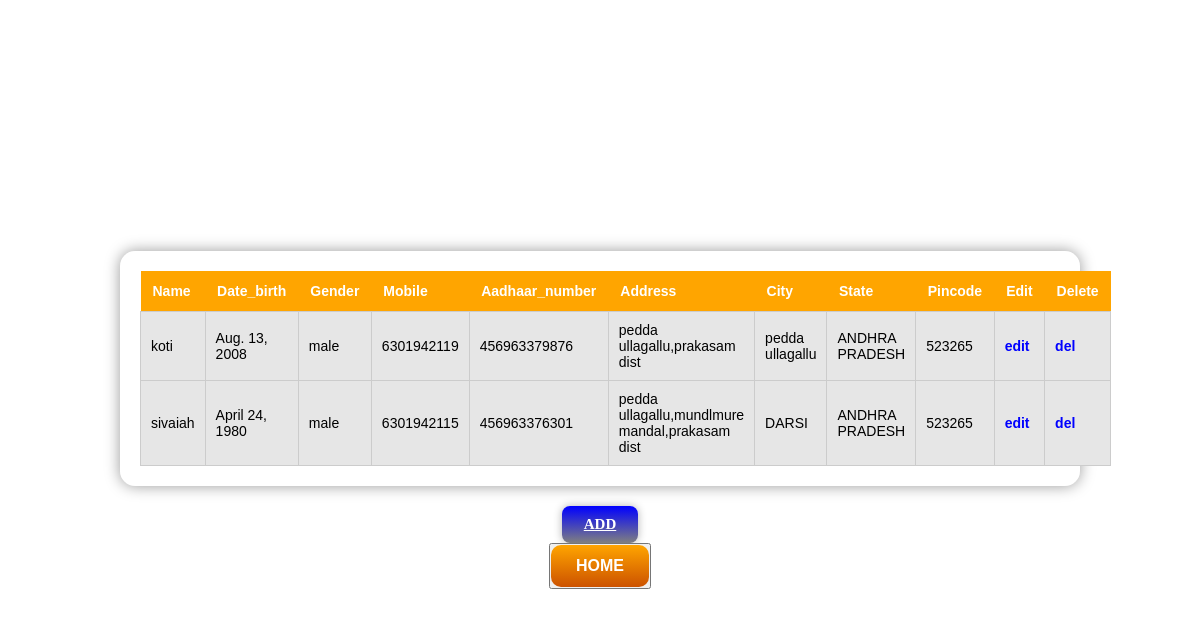
Screenshot of /profile_table/ with the database file from the repository.
### app1/models.py (models this page shows, shortened)
class voter_profile_model(models.Model):
    name = models.OneToOneField(voter_user_model, on_delete=models.CASCADE)
    date_birth = models.DateField()
    gender = models.CharField(max_length=30)
    mobile = models.BigIntegerField()
    aadhaar_number = models.BigIntegerField()
    address = models.CharField(max_length=250)
    city = models.CharField(max_length=50)
    state = models.CharField(max_length=50)
    pincode = models.IntegerField()

class voter_user_model(models.Model):
    name = models.CharField(max_length=50)
    voter_id = models.CharField(max_length=50)
    def __str__(self):
        return self.name

### app1/views.py (the view)
# urls.py: path("profile_table/",voter_profile_table,name='profiletable'),
def voter_profile_table(request):
    data=voter_profile_model.objects.all()
    content={
        "data":data
    }
    return render(request,"frontend_app1/profile_table.html",content)

### app1/templates/frontend_app1/profile_table.html (shortened to what this page needs)
<!DOCTYPE html>
<html lang="en">
<head>
</head>
<body>
    <div class="table-box">
        <table>
            <tr>
                <th>Name</th>
                <th>Date_birth</th>
                <th>Gender</th>
                <th>Mobile</th>
                <th>Aadhaar_number</th>
                <th>Address</th>
                <th>City</th>
                <th>State</th>
                <th>Pincode</th>
                <th>Edit</th>
                <th>Delete</th>
            </tr>
            {% for i in data %}
            <tr>
                <td>{{ i.name }}</td>
                <td>{{ i.date_birth }}</td>
                <td>{{ i.gender }}</td>
                <td>{{ i.mobile }}</td>
                <td>{{ i.aadhaar_number }}</td>
                <td>{{ i.address }}</td>
                <td>{{ i.city }}</td>
                <td>{{ i.state }}</td>
                <td>{{ i.pincode }}</td>
                <td><a href="{% url 'profile_update' i.id %}">edit</a></td>
                <td><a href="{% url 'profile_delate' i.id %}">del</a></td>
            </tr>
            {% endfor %}
        </table>
    </div>
    <a class="btn" href="{% url 'profile_empty' %}">ADD</a>
    <button><a href="{% url 'home101' %}" class="btn-home">HOME</a></button>
</body>
</html>

### app1/templates/frontend_app1/profile_table.html (style rules this page uses)
* { padding: 0; margin: 0; box-sizing: border-box; }
body { background-image: url("https://liveindia.tv/wp-content/uploads/2025/01/Voter-ID.jpg"); background-size: cover; background-position: center; background-repeat: no-repeat; background-attachment: fixed; height: 100vh; width: 100vw; display: flex; flex-direction: column; justify-content: center; align-items: center; padding-top: 40px; }
.table-box { width: 80%; max-width: 1000px; background: rgba(255,255,255,0.15); backdrop-filter: blur(8px); padding: 20px; border-radius: 15px; box-shadow: 0 0 15px rgba(0,0,0,0.4); margin-bottom: 20px; }
table { width: 100%; border-collapse: collapse; font-family: Arial; border-radius: 10px; }
table th { background: orange; color: white; padding: 12px; text-align: left; font-size: 14px; }
table td { background: #e6e6e6; padding: 10px; border: 1px solid #ccc; font-size: 14px; }
.btn { padding: 10px 22px; background-image: linear-gradient(blue, gray); color: white; border-radius: 8px; font-size: 15px; font-weight: bold; box-shadow: 0 0 8px rgba(0,0,0,0.3); }
table a { text-decoration: none; color: blue; font-weight: bold; }
.btn-home { display: inline-block; padding: 12px 25px; background: linear-gradient(orange, #cc5200); color: white; font-weight: bold; text-decoration: none; border-radius: 10px; font-size: 16px; transition: 0.3s; }

### rows the page displays
voter_profile_model: name "koti", date_birth "Aug. 13, 2008", gender "male", mobile "6301942119", aadhaar_number "456963379876", address "pedda ullagallu,prakasam dist", city "pedda ullagallu", state "ANDHRA PRADESH", pincode "523265"
voter_profile_model: name "sivaiah", date_birth "April 24, 1980", gender "male", mobile "6301942115", aadhaar_number "456963376301", address "pedda ullagallu,mundlmure mandal,prakasam dist", city "DARSI", state "ANDHRA PRADESH", pincode "523265"
